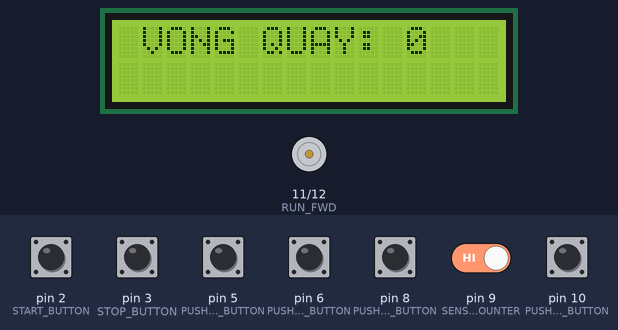
Recording of a sketch running on a simulated Arduino Uno, built with avr-gcc and run on an emulated ATmega328P. Shown: 16×2 character LCD, motor-driver pin pairs drawn as motors (green arrow = first pin HIGH = forward, orange = second pin HIGH = backward, longer = more drive). The inputs (shaded band) are chosen by the test bench; at power-on: pin 2 (START_BUTTON), pin 3 (STOP_BUTTON), pin 5 (PUSH_FWD_BUTTON), pin 6 (PUSH_REV_BUTTON), pin 8 (PUSH_DOWN_BUTTON), pin 9 (SENSOR_COUNTER), pin 10 (PUSH_UP_BUTTON) HIGH. What the sketch prints to the serial monitor is not drawn.

Above: at 1.2 s.
1.3 s: pin 10 (PUSH_UP_BUTTON) pulled LOW for 0.15 s
At 2.1 s:
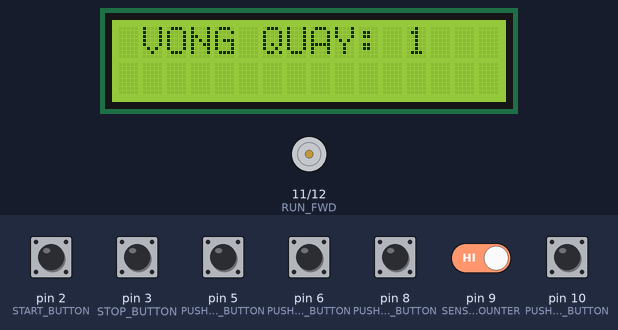
3.0 s: pin 10 (PUSH_UP_BUTTON) pulled LOW for 1 s
At 4.6 s:
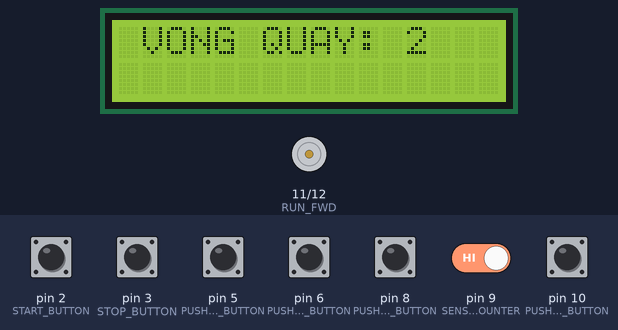
5.5 s: pin 3 (STOP_BUTTON) pulled LOW for 0.15 s
7.1 s: pin 5 (PUSH_FWD_BUTTON) pulled LOW for 0.15 s
8.7 s: pin 2 (START_BUTTON) pulled LOW for 0.15 s
At 9.9 s:
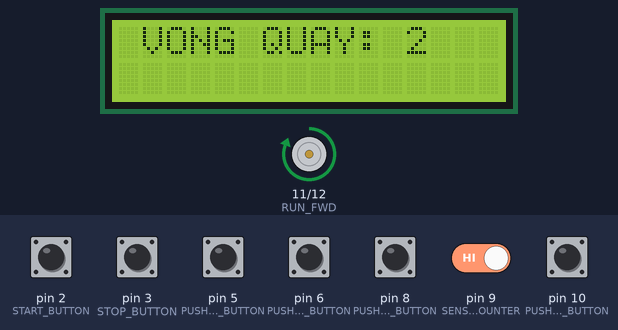
10.3 s: pin 8 (PUSH_DOWN_BUTTON) pulled LOW for 0.15 s
At 11.7 s:
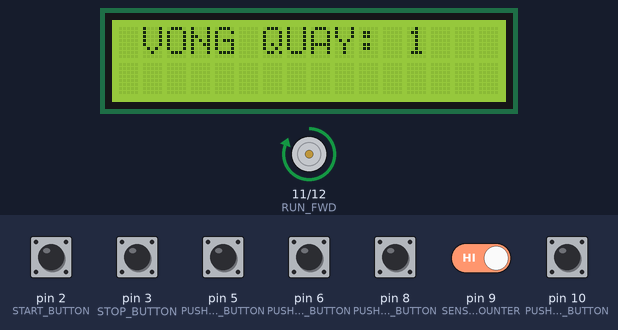
Timing chart, 0 to 13.0 s (numbered marks = the images above; inputs shaded):
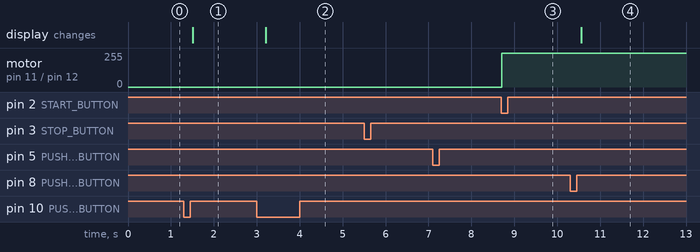

The sketch:

machine_rotation_inverter_prj.ino
```cpp
/*
   @Motor Winding Machine Rotation Counter
   @Date: March - 2021
   @Author:
*/

/*-------INPUT TABLE -----
   Start Button:      Pin 2
   Stop Button:       Pin 3
   Push Up Button:    Pin 5
   Push Down Button:  Pin 6
   FWD Option:        Pin 7
   REV Option:        Pin 8
   --
   Sensor Pin
   Sensor Counter:    Pin 9 (or Interrupt)
   --
   LCD Pin
   Waiting
*/

/*------OUTPUT TABLE--------
   Inverter Control Pin
   FWD Option:        Pin 11
   REV Option:        Pin 12
*/

/* MACRO DEFINE
*/

/*------VARIABLE TABLE-------
   Cycle target:                CycleTarget
   Rotation present:            RoPresent
   Temporary rotation present:  RoTmpPresent
   Temporary cycle target:      CycleTmpTarget

   Sensor state:                SensorState
   Last sensor state:           LastSensorState
   Sensor push counter:         SensorPushCounter

*/

#include <Wire.h>
#include <LiquidCrystal_I2C.h>
LiquidCrystal_I2C lcd(0x27, 16, 2);

#define START_BUTTON        2
#define STOP_BUTTON         3

#define PUSH_UP_BUTTON      10
#define PUSH_DOWN_BUTTON    8
#define PUSH_FWD_BUTTON     5
#define PUSH_REV_BUTTON     6
#define SENSOR_COUNTER      9

#define RUN_FWD             11
#define RUN_REV             12

/*DEBUG VAR*/
int32_t DeBug                 = -1;
int32_t DeBugSt               = -1;

/* VARIABLE DEFINE
*/

uint8_t CycleTmpTarget;

// Sensor Counter
uint32_t SensorState          = 0;
uint32_t LastSensorState      = 0;
uint32_t SensorPushCounter    = 0;

// Push Up Button State
uint32_t PushUpBtState        = 0;
uint32_t LastPushUpBtState    = 0;
int32_t PushUpBtCounter       = 0;

// Push Down Button State
uint32_t PushDownBtState      = 0;
uint32_t LastPushDownBtState  = 0;
int32_t PushDownBtCounter     = 0;

uint32_t ModeFwd = 0;
uint32_t ModeRev = 0;

void setup() {

  Serial.begin(115200);
  pinMode(START_BUTTON, INPUT_PULLUP);
  pinMode(STOP_BUTTON, INPUT_PULLUP);
  pinMode(PUSH_UP_BUTTON, INPUT_PULLUP);
  pinMode(PUSH_DOWN_BUTTON, INPUT_PULLUP);
  pinMode(PUSH_FWD_BUTTON, INPUT_PULLUP);
  pinMode(PUSH_REV_BUTTON, INPUT_PULLUP);

  pinMode(SENSOR_COUNTER, INPUT_PULLUP);

  pinMode(RUN_FWD, OUTPUT);
  pinMode(RUN_REV, OUTPUT);

  /*LCD Init*/
  lcd.init();
  lcd.backlight();
  lcd.clear();
  lcd.setCursor(1, 0);
  lcd.print("VONG QUAY: ");
  lcd.setCursor(12, 0);
  lcd.print(CycleTmpTarget);
  lcd.print("  ");
}

void loop() {

  readPushUpBt();
  readPushDownBt();

  if (digitalRead(PUSH_FWD_BUTTON) == 0) {
    DeBugSt = 1;
    Serial.println("Start Button OK");
  }


  if (digitalRead(PUSH_REV_BUTTON) == 0) {
    DeBugSt = 2;
    Serial.println("Start Button OK");
  }

  /*Run Fwd*/
  if (digitalRead(START_BUTTON) == 0 && DeBugSt == 1) {

    lcd.setCursor(1, 0);
    lcd.print("VONG QUAY: ");
    lcd.setCursor(12, 0);
    lcd.print(CycleTmpTarget);

    digitalWrite(RUN_FWD, HIGH);
    digitalWrite(RUN_REV, LOW);
    Serial.println("Run FWD");
    ModeFwd = 1;
    DeBug = 0;

  }

  /*Run Rev*/
  if (digitalRead(START_BUTTON) == 0 && DeBugSt == 2) {
    lcd.setCursor(1, 0);
    lcd.print("VONG QUAY: ");
    lcd.setCursor(12, 0);
    lcd.print(CycleTmpTarget);

    digitalWrite(RUN_REV, HIGH);
    digitalWrite(RUN_FWD, LOW);
    Serial.println("Run REV");
    ModeRev = 1;
    DeBug = 0;
  }

  /*Safe Mode - Disable All*/
  if (digitalRead(STOP_BUTTON) == 0) {
    DeBug = -1;
    Serial.println("Stopped !");
  }

  if (DeBug == -1) {
    brakeFwd();
    brakeRev();
    ModeRev = 0;
    ModeFwd = 0;
  }
  if (ModeRev == 1 || ModeFwd == 1) {
    readCounter(CycleTmpTarget);
  }
}

void readCounter(uint32_t CycleTmpTarget) {

  SensorState = digitalRead(SENSOR_COUNTER);
  delay(50);
  if (SensorState != LastSensorState) {
    if (SensorState == 0) {
      SensorPushCounter++;
      Serial.print("Vong quay: ");
      Serial.println(SensorPushCounter);
      //lcd.setCursor(2,0);
      lcd.setCursor(7, 1);
      if (SensorState <= CycleTmpTarget + 1) {
        lcd.print(SensorPushCounter);
      }
    }
  }

  LastSensorState = SensorState;

  if (SensorPushCounter == CycleTmpTarget + 1) {
    SensorPushCounter = 0;
    Serial.println(SensorPushCounter);
    LastSensorState = 0;
    DeBug = -1;
    lcd.setCursor(7, 1);
    lcd.print("  ");
  }
}

void readPushUpBt() {
  PushUpBtState = digitalRead(PUSH_UP_BUTTON);
  if (PushUpBtState != LastPushUpBtState) {
    if (PushUpBtState == 0) {
      PushUpBtCounter++;
      //PushDownBtCounter--;

      delay(200);
      CycleTmpTarget = PushUpBtCounter;

      lcd.setCursor(1, 0);
      lcd.print("VONG QUAY: ");
      lcd.setCursor(12, 0);
      lcd.print(CycleTmpTarget);
    }
  }

  LastPushUpBtState = PushUpBtState;
}

void readPushDownBt() {
  PushDownBtState = digitalRead(PUSH_DOWN_BUTTON);
  if (PushDownBtState != LastPushDownBtState) {
    if (PushDownBtState == 0) {
      PushUpBtCounter--;
      if (PushUpBtCounter < 0) {
        PushUpBtCounter = 0;
      }
      CycleTmpTarget = PushUpBtCounter;

      delay(200);
      lcd.setCursor(1, 0);
      lcd.print("VONG QUAY: ");
      lcd.setCursor(12, 0);
      lcd.print(CycleTmpTarget);
      lcd.print("   ");

    }
  }

  LastPushDownBtState = PushDownBtState;
}


void brakeFwd() {
  digitalWrite(RUN_FWD, LOW);
}

void brakeRev() {
  digitalWrite(RUN_REV, LOW);
}
```

Measured:
- after the input at 1.3 s, the display: changes after 0.21 s (image 1)
- after the input at 3.0 s, the display: changes after 0.21 s (image 2)
- after the input at 5.5 s, every drawn part: stays the same
- after the input at 7.1 s, every drawn part: stays the same
- after the input at 8.7 s, motor on pin 11 (RUN_FWD) / pin 12 (RUN_REV): stopped → forward 255/255 at once
- after the input at 10.3 s, the display: changes after 0.26 s (image 4)
